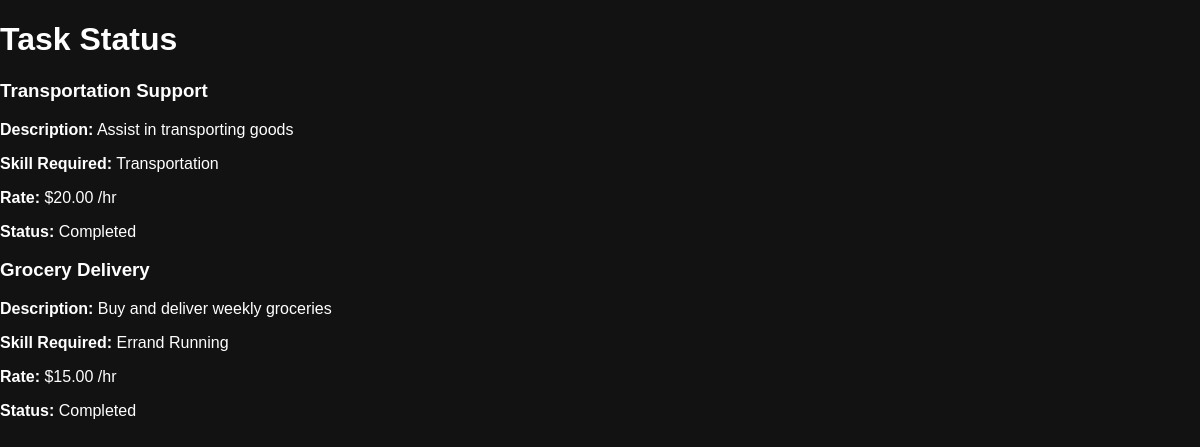
Screenshot of /task_status.php (signed in) with the database file from the repository.
### tables this page shows
CREATE TABLE `hiring_records` (
  `hiring_id` int(11) NOT NULL,
  `user_id` int(11) NOT NULL,
  `helper_id` int(11) NOT NULL,
  `task_id` int(11) NOT NULL,
  `start_time` datetime DEFAULT NULL,
  `end_time` datetime DEFAULT NULL,
  `total_hours` decimal(10,2) GENERATED ALWAYS AS (timestampdiff(HOUR,`start_time`,`end_time`)) VIRTUAL,
  `hourly_rate` decimal(10,2) NOT NULL,
  `fixed_price` decimal(10,2) DEFAULT NULL,
  `logged_hours` int(11) DEFAULT 0,
  `user_confirmation` enum('pending','confirmed','disputed') DEFAULT 'pending',
  `helper_confirmation` enum('pending','confirmed','disputed') DEFAULT 'pending',
  `admin_decision` enum('pending','resolved') DEFAULT 'pending',
  `created_at` timestamp NOT NULL DEFAULT current_timestamp(),
  `status` enum('pending','in_progress','completed','disputed') DEFAULT 'pending'
);

CREATE TABLE `tasks` (
  `task_id` int(11) NOT NULL,
  `user_id` int(11) NOT NULL,
  `title` varchar(255) NOT NULL,
  `description` text DEFAULT NULL,
  `skill_required` text DEFAULT NULL,
  `hourly_rate` decimal(10,2) NOT NULL,
  `fixed_rate` decimal(10,2) DEFAULT NULL,
  `urgency` varchar(6) DEFAULT NULL,
  `created_at` timestamp NOT NULL DEFAULT current_timestamp(),
  `updated_at` timestamp NOT NULL DEFAULT current_timestamp() ON UPDATE current_timestamp()
);

### task_status.php (the view, shortened to what this page needs)
<?php
include 'dbconnect.php';
$helper_id = $_SESSION['helper_id'];
$query = "SELECT t.title, t.description, t.skill_required,
                 IF(t.hourly_rate IS NOT NULL, CONCAT('$', t.hourly_rate, ' /hr'), CONCAT('$', t.fixed_rate)) AS rate,
                 hr.status
          FROM hiring_records hr
          JOIN tasks t ON hr.task_id = t.task_id
          WHERE hr.helper_id = $helper_id";
$result = $conn->query($query);
?>
<!DOCTYPE html>
<html lang="en">
<head>
    <link rel="stylesheet" href="styles.css">
</head>
<body>
    <div class="task-container">
        <h1>Task Status</h1>
        <div class="task-grid">
            <?php if ($result->num_rows > 0): ?>
                <?php while ($row = $result->fetch_assoc()): ?>
                    <div class="task-card">
                        <div class="task-details">
                            <h3><?php echo htmlspecialchars($row['title']); ?></h3>
                            <p><strong>Description:</strong> <?php echo htmlspecialchars($row['description']); ?></p>
                            <p><strong>Skill Required:</strong> <?php echo htmlspecialchars($row['skill_required']); ?></p>
                            <p><strong>Rate:</strong> <?php echo htmlspecialchars($row['rate']); ?></p>
                            <p><strong>Status:</strong> <?php echo ucfirst(htmlspecialchars($row['status'])); ?></p>
                        </div>
                    </div>
                <?php endwhile; ?>
            <?php else: ?>
                <p>No tasks found.</p>
            <?php endif; ?>
        </div>
    </div>
</body>
</html>

### styles.css (style rules this page uses)
body { font-family: Arial, sans-serif; margin: 0; padding: 0; background-color: #121212; color: white; }

### rows the page displays
hiring_records: task.title "Transportation Support", task.description "Assist in transporting goods", task.skill_required "Transportation", rate "$20.00 /hr", status "Completed"
hiring_records: task.title "Grocery Delivery", task.description "Buy and deliver weekly groceries", task.skill_required "Errand Running", rate "$15.00 /hr", status "Completed"
